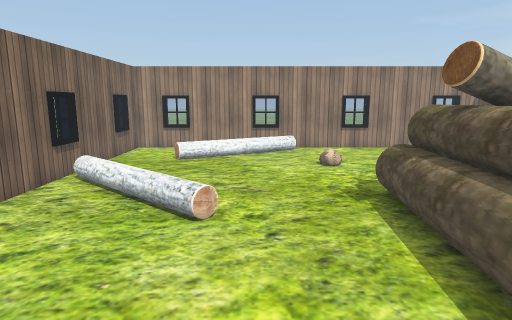
View 1 (above)

16 first-person views from a walk through a Unity game level. The camera is 1.5 m above the floor, tilts 10° down and sees 75° across. The floor is counted in squares, 0.5 m on a side. Each view is taken from the middle of a square. On the plan, view 1 faces up. The plan holds only what a view shows up to about 20 squares ahead; the rest is blank. The place goes on beyond the plan. The player is left out. Some animated figures are not drawn. Some surface patterns are stand-ins.

View 2
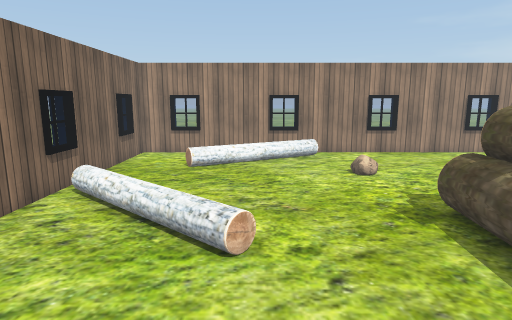

View 3
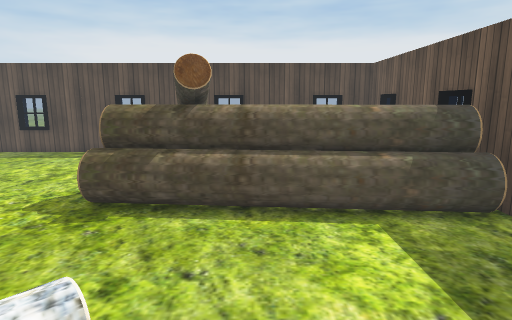

View 4
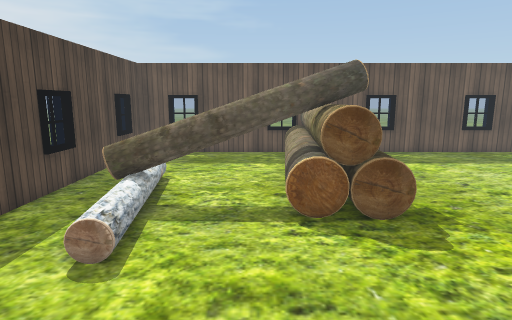

View 5
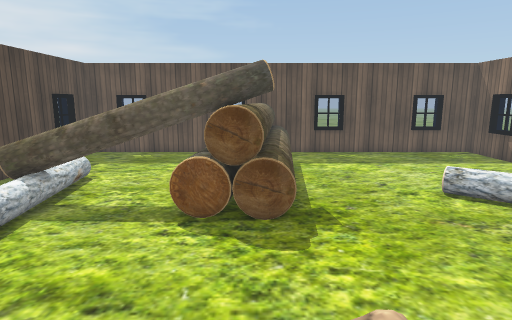

View 6
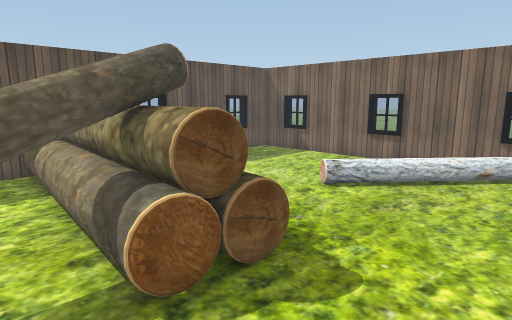

View 7
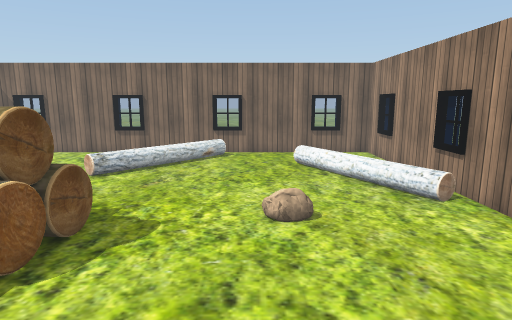

View 8
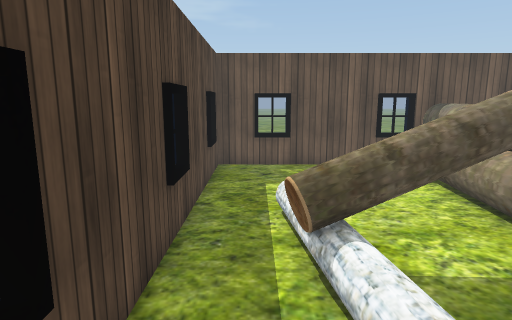

View 9
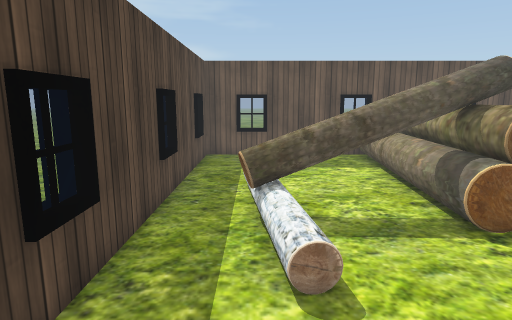

View 10
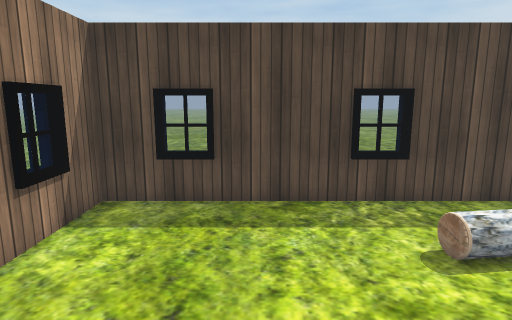

View 11
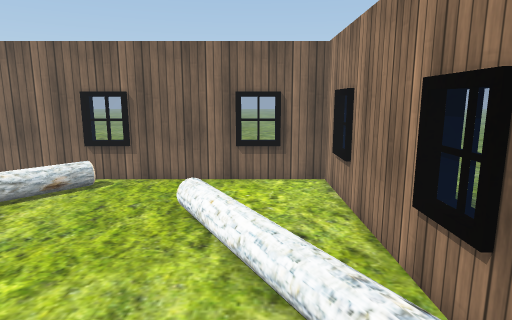

View 12
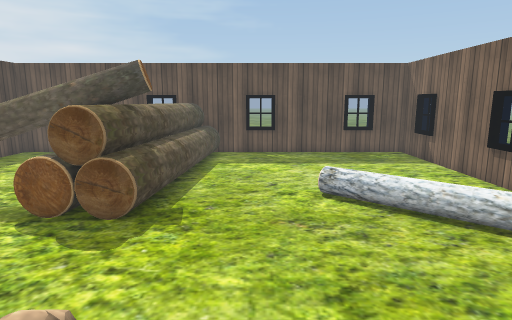

View 13
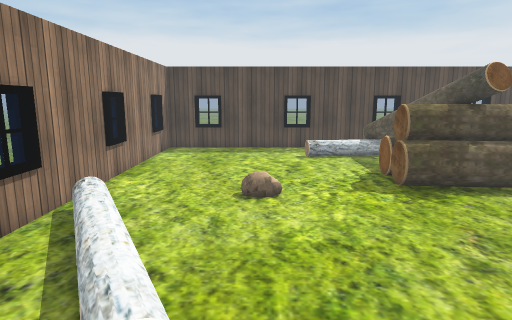

View 14
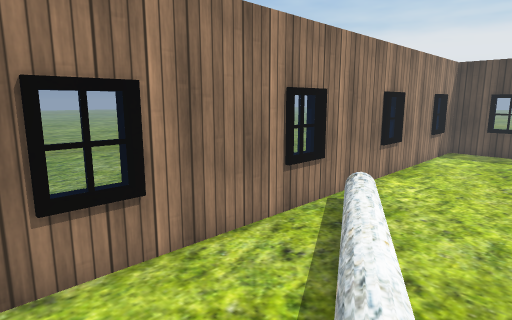

View 15
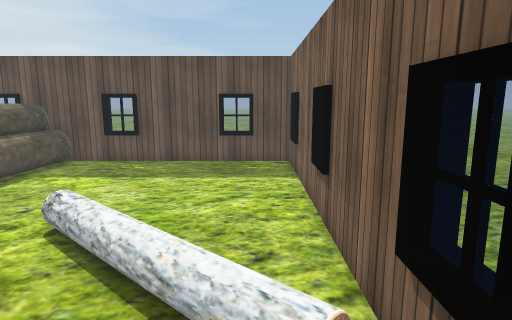

View 16
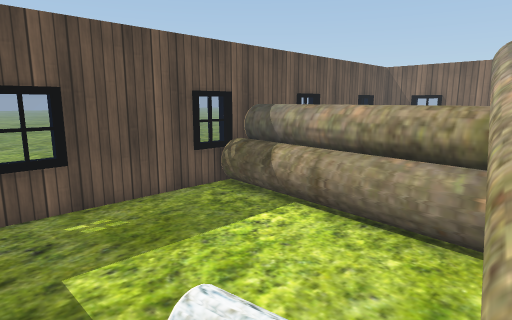

### Floor plan
Key: @ floor where view 1 was taken; # wall or solid block; . main floor; : floor 0.25 m higher than the main floor; + floor 0.5 m higher than the main floor; = window, fence, low wall or low ledge; O other object.
Columns run from 8 left of view 1 to 15 right of it. Each row starts with its distance up from view 1.
 22 ########################
 21 #.........O............#
 20 #.......OO.............#
 19 #......O...............=
 18 #....OO................#
 17 #...O..................#
 16 #......................#
 15 #......................#
 14 #......................#
 13 #..................O...=
 12 #.+:...............O...#
 11 #..:+.......OOOO...O...#
 10 #...:+......OOOO...OO..#
  9 #.....O.....OOOOOOOOO..#
  8 #...........OOOOOOO.O..=
  7 #...........OOOO....O..=
  6 #...........OOOO....O..#
  5 #...........OOOO.......#
  4 #..........OOOOO.......#
  3 #..........OOOOO.......#
  2 #..........OOOO........=
  1 #..........OOOO........#
  0 #.......@..OOOO........#
 -1 #########=#####=####=###

Where each view was taken, in squares from view 1:
view 1: 0 up, 0 right, facing up
view 2: 2 up, 1 left, facing up
view 3: 6 up, 5 left, facing right
view 4: 19 up, 8 right, facing down
view 5: 19 up, 5 right, facing down
view 6: 15 up, 9 right, facing down-left
view 7: 15 up, 12 right, facing left
view 8: 15 up, 13 right, facing down
view 9: 18 up, 12 right, facing down
view 10: 17 up, 5 right, facing right
view 11: 19 up, 5 right, facing left
view 12: 19 up, 1 right, facing down
view 13: 16 up, 7 left, facing right
view 14: 16 up, 7 left, facing up-right
view 15: 16 up, 6 left, facing down
view 16: 9 up, 14 right, facing down-left
